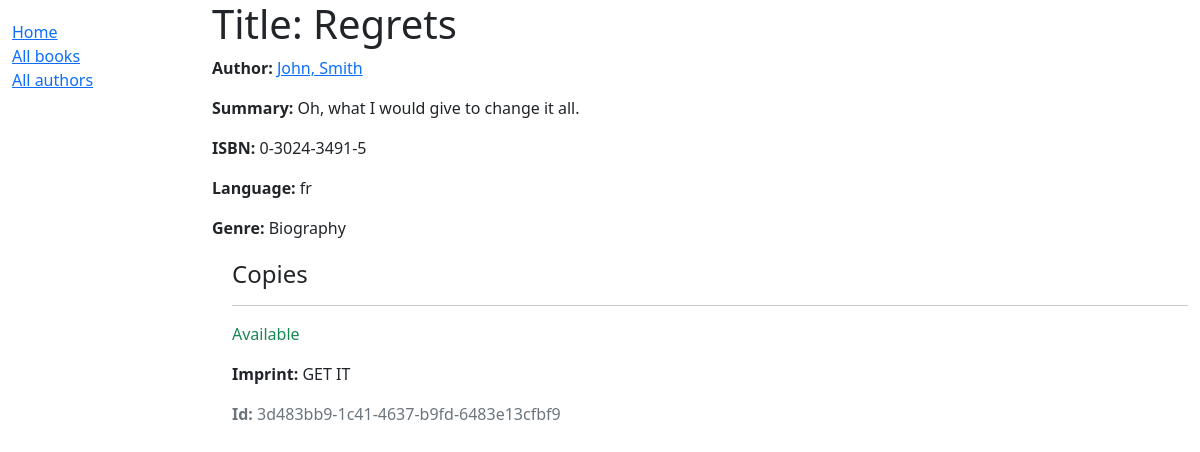
/catalog/book/3, run on the app's committed database.
### catalog/models.py (models this page shows, shortened)
class Book(models.Model):
    title = models.CharField(max_length=200) # title is a field of the Book model
    author = models.ForeignKey('Author', on_delete=models.SET_NULL, null=True,) # author is a field of the Book model
    summary = models.TextField(max_length=1000, help_text="Enter a brief description of the book")
    isbn = models.CharField('ISBN', max_length=13, help_text='13 Character <a href="https://www.isbn-international.org/content/what-isbn">ISBN number</a>')
    genre = models.ManyToManyField(Genre, help_text="Select a genre for this book") #many to many relationship because a book can have many genres and a genre can have many books
    language = models.CharField(max_length=3, choices=LANGUAGES, blank=True, default='en', help_text='Book language')

class Author(models.Model):
    first_name = models.CharField(max_length=100)
    last_name = models.CharField(max_length=100)
    date_of_birth = models.DateField(null=True, blank=True)
    date_of_death = models.DateField('Died', null=True, blank=True)
    class Meta:
        ordering = ["last_name"]
    def __str__(self):
        return '%s, %s' % (self.last_name, self.first_name)

class Genre(models.Model): # model.Model is a class that represents a database table in Django
    name = models.CharField(max_length=200, help_text="Enter a book genre (e.g. Science Fiction, French Poetry etc.)")
    def __str__(self):
        return self.name #returns the name of the genre

class BookInstance(models.Model):
    id = models.UUIDField(primary_key=True, default=uuid.uuid4, help_text="Unique ID for this particular book across whole library")
    book = models.ForeignKey('Book', on_delete=models.SET_NULL, null=True)
    imprint = models.CharField(max_length=200)
    due_back = models.DateField(null=True, blank=True)
    LOAN_STATUS = (
        ('m', 'Maintenance'),
        ('o', 'On loan'),
        ('a', 'Available'),
        ('r', 'Reserved'),
    )
    status = models.CharField(max_length=1, choices=LOAN_STATUS, blank=True, default='m', help_text='Book availability')
    class Meta:
        ordering = ["due_back"]

### catalog/views.py (the view)
# urls.py: path('book/<int:pk>', views.BookDetailView.as_view(), name='book-detail'), #this is the path to the book detail page
class BookDetailView(generic.DetailView):
    model = Book

### catalog/templates/catalog/book_detail.html (shortened to what this page needs)
{% extends "base_generic.html" %}
{% block content %}
  <h1>Title: {{ book.title }}</h1>
  <p><strong>Author:</strong> <a href="">{{ book.author }}</a></p>
  <p><strong>Summary:</strong> {{ book.summary }}</p>
  <p><strong>ISBN:</strong> {{ book.isbn }}</p>
  <p><strong>Language:</strong> {{ book.language }}</p>
  <p><strong>Genre:</strong> {{ book.genre.all|join:", " }}</p>
  <div style="margin-left:20px;margin-top:20px">
    <h4>Copies</h4>
    {% for copy in book.bookinstance_set.all %}
      <hr>
      <p class="{% if copy.status == 'a' %}text-success{% elif copy.status == 'm' %}text-danger{% else %}text-warning{% endif %}">
        {{ copy.get_status_display }}
      </p>
      <p><strong>Imprint:</strong> {{ copy.imprint }}</p>
      <p class="text-muted"><strong>Id:</strong> {{ copy.id }}</p>
    {% endfor %}
  </div>
{% endblock %}

### data on the page
Book: author "John, Smith", summary "Oh, what I would give to change it all.", isbn "0-3024-3491-5", language "fr", genre.all "Biography"
BookInstance: status "Available", imprint "GET IT", id "3d483bb9-1c41-4637-b9fd-6483e13cfbf9"
